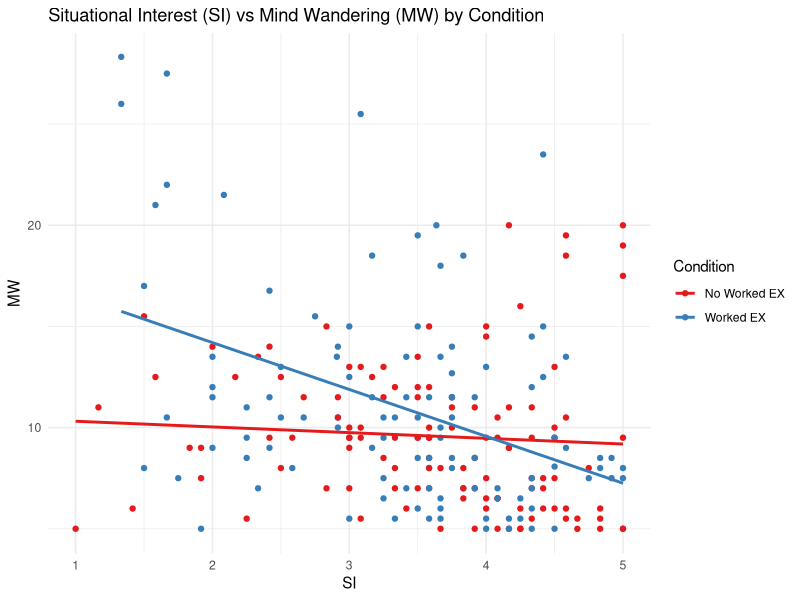
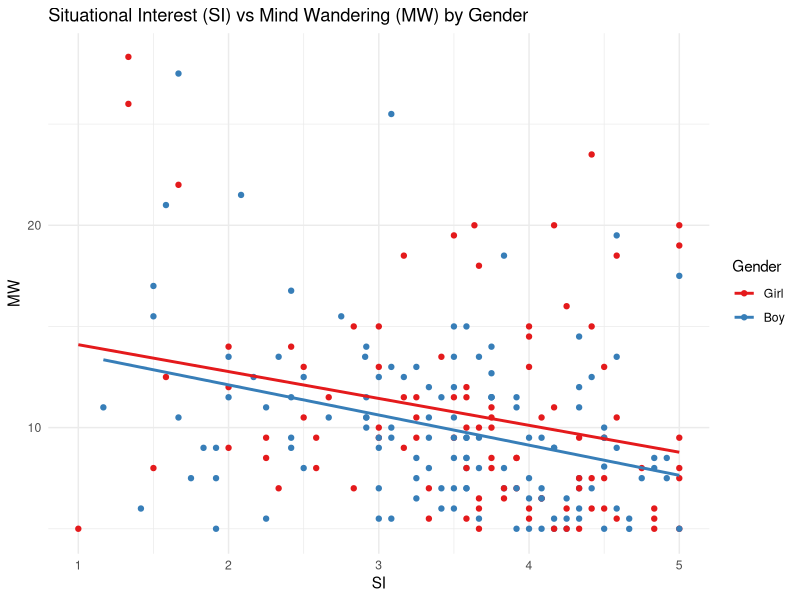
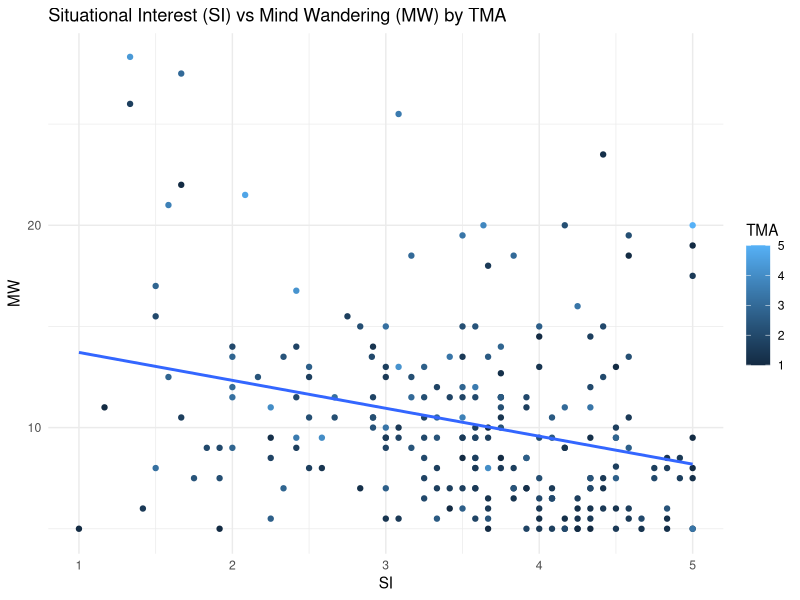

Source code (R) for these figures, in order:
## ---- chunk 1
knitr::opts_chunk$set(echo = TRUE)
## ---- chunk 2
library(tidyverse)
## ---- chunk 3
df <- read.csv("../../data/clean3.csv")
head(df)
## ---- chunk 4
fit1 <- df %>% 
        lm(formula = tma_avg ~ cond + mw_avg + understand_avg + si_avg + gender)
summary(fit1)
## ---- chunk 5
fit2 <- df %>% 
        lm(formula = tma_avg ~ cond + mw_avg + si_avg + mw_avg * cond + si_avg * cond + gender)
summary(fit2)
## ---- chunk 6
fit3 <- df %>% 
        lm(formula = tma_avg ~ cond + mw_avg + si_avg + mw_avg * gender + si_avg * gender + cond)
summary(fit3)
## ---- chunk 7
fit4 <- df %>% 
        lm(formula = tma_avg ~ cond + mw_avg + si_avg + mw_avg * gender + si_avg * gender + mw_avg * cond + si_avg * cond + mw_avg * gender * cond 
           + si_avg * gender * cond)
summary(fit4)
## ---- chunk 8
df %>% ggplot(aes(x = si_avg, y = mw_avg, color = as.factor(cond))) + 
  geom_point() + geom_smooth(method = "lm", se = FALSE) + 
  theme_minimal() + 
  scale_color_brewer(palette="Set1", labels = 
                      c("No Worked EX", "Worked EX")) +
  labs(title = "Situational Interest (SI) vs Mind Wandering (MW) by Condition",
       x = "SI", y = "MW", color  = "Condition")

df %>% ggplot(aes(x = si_avg, y = mw_avg, color = as.factor(gender))) + 
  geom_point() + geom_smooth(method = "lm", se = FALSE) + 
  theme_minimal() + 
  scale_color_brewer(palette="Set1", labels = 
                      c("Girl", "Boy")) +
  labs(title = "Situational Interest (SI) vs Mind Wandering (MW) by Gender",
       x = "SI", y = "MW", color  = "Gender")

df %>% ggplot(aes(x = si_avg, y = mw_avg, color = tma_avg)) + 
  geom_point() + geom_smooth(method = "lm", se = FALSE) + 
  theme_minimal() + 
  labs(title = "Situational Interest (SI) vs Mind Wandering (MW) by TMA",
       x = "SI", y = "MW", color  = "TMA")
## ---- chunk 9
fit2_1 <- df %>% 
        lm(formula = si_avg ~ gender + cond + tma_avg + understand_avg)
summary(fit2_1)
## ---- chunk 10
fit2_2 <- df %>% 
        lm(formula = mw_avg ~ gender + cond + tma_avg + understand_avg)
summary(fit2_2)
